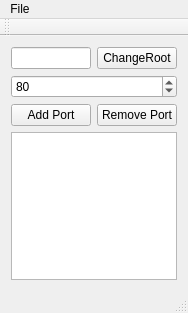
<?xml version="1.0" encoding="UTF-8"?>
<ui version="4.0">
 <class>MainWindow</class>
 <widget class="QMainWindow" name="MainWindow">
  <property name="geometry">
   <rect>
    <x>0</x>
    <y>0</y>
    <width>174</width>
    <height>313</height>
   </rect>
  </property>
  <property name="windowTitle">
   <string>MainWindow</string>
  </property>
  <widget class="QWidget" name="centralWidget">
   <layout class="QFormLayout" name="formLayout">
    <item row="0" column="0">
     <widget class="QLineEdit" name="rootE"/>
    </item>
    <item row="0" column="1">
     <widget class="QPushButton" name="chRtBt">
      <property name="text">
       <string>ChangeRoot</string>
      </property>
     </widget>
    </item>
    <item row="2" column="1">
     <widget class="QPushButton" name="rmPortBt">
      <property name="text">
       <string>Remove Port</string>
      </property>
     </widget>
    </item>
    <item row="2" column="0">
     <widget class="QPushButton" name="addPortBt">
      <property name="text">
       <string>Add Port</string>
      </property>
     </widget>
    </item>
    <item row="1" column="0" colspan="2">
     <widget class="QSpinBox" name="portE">
      <property name="maximum">
       <number>65535</number>
      </property>
      <property name="value">
       <number>80</number>
      </property>
     </widget>
    </item>
    <item row="3" column="0" colspan="2">
     <widget class="QListWidget" name="portsE"/>
    </item>
   </layout>
  </widget>
  <widget class="QMenuBar" name="menuBar">
   <property name="geometry">
    <rect>
     <x>0</x>
     <y>0</y>
     <width>174</width>
     <height>21</height>
    </rect>
   </property>
   <widget class="QMenu" name="menuFile">
    <property name="title">
     <string>File</string>
    </property>
    <addaction name="actionExit"/>
   </widget>
   <addaction name="menuFile"/>
  </widget>
  <widget class="QToolBar" name="mainToolBar">
   <attribute name="toolBarArea">
    <enum>TopToolBarArea</enum>
   </attribute>
   <attribute name="toolBarBreak">
    <bool>false</bool>
   </attribute>
  </widget>
  <widget class="QStatusBar" name="statusBar"/>
  <action name="actionExit">
   <property name="text">
    <string>Exit</string>
   </property>
  </action>
 </widget>
 <layoutdefault spacing="6" margin="11"/>
 <resources/>
 <connections/>
</ui>
